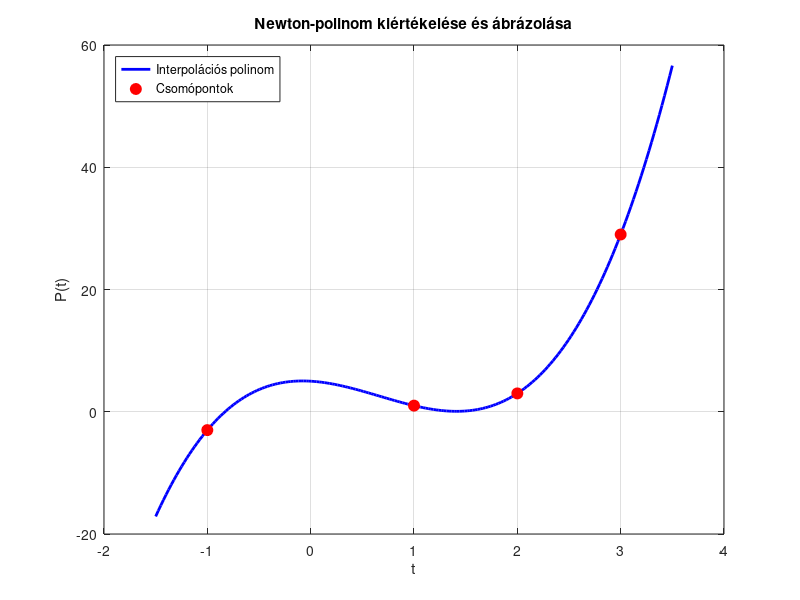

Reproduce this figure in MATLAB.
function newton_eval()
    % --- Demo adatok ---
    x_nodes = [-1 1 2 3]; 
    a_coeffs = [-3 2 0 3];
    
    % Kiértékelés egyetlen pontban (mint az eredeti demóban)
    t_single = 0;
    p_single = newton_eval_vectorized(x_nodes, a_coeffs, t_single);
    fprintf('Kiértékelés a t = %d helyen: %d\n', t_single, p_single);
    
    % --- Bónusz: Vektoros kiértékelés és grafikus ábrázolás ---
    t_vec = linspace(-1.5, 3.5, 200); % Sok pont a sima görbéhez
    p_vec = newton_eval_vectorized(x_nodes, a_coeffs, t_vec);
    
    figure;
    plot(t_vec, p_vec, 'b-', 'LineWidth', 2); hold on;
    % Ábrázoljuk a csomópontokat is (behelyettesítve az x értékeket)
    y_nodes = arrayfun(@(t) newton_eval_vectorized(x_nodes, a_coeffs, t), x_nodes);
    plot(x_nodes, y_nodes, 'ro', 'MarkerSize', 8, 'MarkerFaceColor', 'r');
    
    title('Newton-polinom kiértékelése és ábrázolása');
    xlabel('t');
    ylabel('P(t)');
    legend('Interpolációs polinom', 'Csomópontok', 'Location', 'NorthWest');
    grid on;
end

function p = newton_eval_vectorized(x, a, t)
% NEWTON_EVAL_VECTORIZED  Newton-alak kiértékelése Horner-módszerrel.
% Támogatja, ha a "t" egy tetszőleges méretű oszlop- vagy sorvektor.

    n = numel(a);
    % Inicializáljuk p-t olyan méretű konstans tömbként, mint amilyen t
    p = ones(size(t)) * a(end); 
    
    for k = n-1:-1:1
        % Fontos a pont-szorzás (.*), hogy elemenként végezze el a műveletet 
        % abban az esetben is, ha a t egy vektor!
        p = p .* (t - x(k)) + a(k);
    end
end
